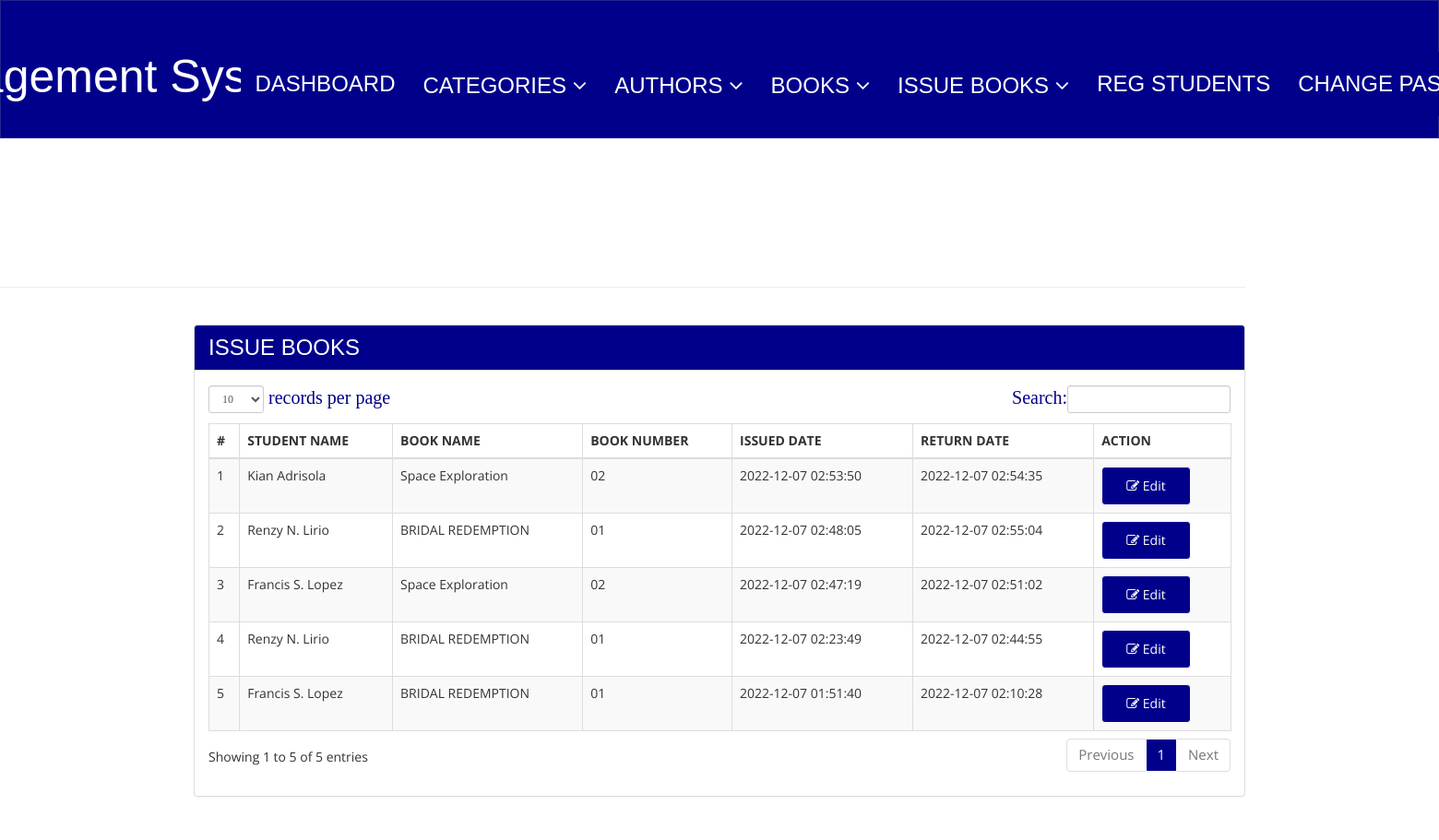
Screenshot of /admin/manage-issued-books.php (signed in) with the database file from the repository.
### tables this page shows
CREATE TABLE `tblissuedbookdetails` (
  `id` int(11) NOT NULL,
  `BookId` int(11) DEFAULT NULL,
  `StudentID` varchar(150) DEFAULT NULL,
  `IssuesDate` timestamp NULL DEFAULT current_timestamp(),
  `ReturnDate` timestamp NULL DEFAULT NULL ON UPDATE current_timestamp(),
  `RetrunStatus` int(1) DEFAULT NULL,
  `fine` int(11) DEFAULT NULL
);

CREATE TABLE `tblstudents` (
  `id` int(11) NOT NULL,
  `StudentId` varchar(100) DEFAULT NULL,
  `FullName` varchar(120) DEFAULT NULL,
  `EmailId` varchar(120) DEFAULT NULL,
  `MobileNumber` char(11) DEFAULT NULL,
  `Password` varchar(120) DEFAULT NULL,
  `Status` int(1) DEFAULT NULL,
  `RegDate` timestamp NULL DEFAULT current_timestamp(),
  `UpdationDate` timestamp NULL DEFAULT NULL ON UPDATE current_timestamp()
);

CREATE TABLE `tblbooks` (
  `id` int(11) NOT NULL,
  `BookName` varchar(255) DEFAULT NULL,
  `CatId` int(11) DEFAULT NULL,
  `AuthorId` int(11) DEFAULT NULL,
  `ISBNNumber` varchar(25) DEFAULT NULL,
  `BookPrice` decimal(10,2) DEFAULT NULL,
  `bookImage` varchar(250) NOT NULL,
  `isIssued` int(1) DEFAULT NULL,
  `RegDate` timestamp NULL DEFAULT current_timestamp(),
  `UpdationDate` timestamp NULL DEFAULT NULL ON UPDATE current_timestamp()
);

### admin/manage-issued-books.php (the view, shortened to what this page needs)
<?php
include('includes/config.php');
if(strlen($_SESSION['alogin'])==0)
    {
header('location:index.php');
}
else{
    ?>
<!DOCTYPE html>
<html xmlns="http://www.w3.org/1999/xhtml">
<head>
    <link href="assets/css/bootstrap.css" rel="stylesheet" />
    <link href="assets/css/font-awesome.css" rel="stylesheet" />
    <link href="assets/js/dataTables/dataTables.bootstrap.css" rel="stylesheet" />
    <link href="assets/css/style.css" rel="stylesheet" />
</head>
<body>
<?php include('includes/header.php');?>
    <div class="content-wrapper">
         <div class="container">
        <div class="row pad-botm">
            <div class="col-md-12">
                <h4 class="header-line">MANAGE BOOKS ISSUED</h4>
    </div>
     <div class="row">
</div>
        </div>
            <div class="row">
                <div class="col-md-12">
                    <div class="panel panel-default">
                        <div class="panel-heading">
                          ISSUE BOOKS
                        </div>
                        <div class="panel-body">
                            <div class="table-responsive">
                                <table class="table table-striped table-bordered table-hover" id="dataTables-example">
                                    <thead>
                                        <tr>
                                            <th>#</th>
                                            <th>STUDENT NAME</th>
                                            <th>BOOK NAME</th>
                                            <th>BOOK NUMBER</th>
                                            <th>ISSUED DATE</th>
                                            <th>RETURN DATE</th>
                                            <th>ACTION</th>
                                        </tr>
                                    </thead>
                                    <tbody>
<?php $sql = "SELECT tblstudents.FullName,tblbooks.BookName,tblbooks.ISBNNumber,tblissuedbookdetails.IssuesDate,tblissuedbookdetails.ReturnDate,tblissuedbookdetails.id as rid from  tblissuedbookdetails join tblstudents on tblstudents.StudentId=tblissuedbookdetails.StudentId join tblbooks on tblbooks.id=tblissuedbookdetails.BookId order by tblissuedbookdetails.id desc";
$query = $dbh -> prepare($sql);
$query->execute();
$results=$query->fetchAll(PDO::FETCH_OBJ);
$cnt=1;
if($query->rowCount() > 0)
{
foreach($results as $result)
{               ?>
                                        <tr class="odd gradeX">
                                            <td class="center"><?php echo htmlentities($cnt);?></td>
                                            <td class="center"><?php echo htmlentities($result->FullName);?></td>
                                            <td class="center"><?php echo htmlentities($result->BookName);?></td>
                                            <td class="center"><?php echo htmlentities($result->ISBNNumber);?></td>
                                            <td class="center"><?php echo htmlentities($result->IssuesDate);?></td>
                                            <td class="center"><?php if($result->ReturnDate=="")
                                            {
                                                echo htmlentities("Not Return Yet");
                                            } else {
                                            echo htmlentities($result->ReturnDate);
}
                                            ?></td>
                                            <td class="center">
                                            <a href="update-issue-bookdeails.php?rid=<?php echo htmlentities($result->rid);?>"><button class="btn btn-primary"><i class="fa fa-edit "></i> Edit</button>
                                            </td>
                                        </tr>
 <?php $cnt=$cnt+1;}} ?>
                                    </tbody>
                                </table>
                            </div>
                        </div>
                    </div>
                </div>
            </div>
    </div>
    </div>
</body>
</html>
<?php } ?>

### admin/assets/css/style.css (style rules this page uses)
.content-wrapper { margin-top: 40px; min-height:800px; padding-bottom:90px; }
.header-line { font-weight:900; padding-bottom:25px; border-bottom:1px solid #eeeeee; text-transform:uppercase; }
.pad-botm { padding-bottom:30px; }

### rows the page displays
tblissuedbookdetails: tblstudents.FullName "Kian Adrisola", BookId.BookName "Space Exploration", BookId.ISBNNumber "02", IssuesDate "2022-12-07 02:53:50", ReturnDate "2022-12-07 02:54:35"
tblissuedbookdetails: tblstudents.FullName "Renzy N. Lirio", BookId.BookName "BRIDAL REDEMPTION", BookId.ISBNNumber "01", IssuesDate "2022-12-07 02:48:05", ReturnDate "2022-12-07 02:55:04"
tblissuedbookdetails: tblstudents.FullName "Francis S. Lopez", BookId.BookName "Space Exploration", BookId.ISBNNumber "02", IssuesDate "2022-12-07 02:47:19", ReturnDate "2022-12-07 02:51:02"
tblissuedbookdetails: tblstudents.FullName "Renzy N. Lirio", BookId.BookName "BRIDAL REDEMPTION", BookId.ISBNNumber "01", IssuesDate "2022-12-07 02:23:49", ReturnDate "2022-12-07 02:44:55"
tblissuedbookdetails: tblstudents.FullName "Francis S. Lopez", BookId.BookName "BRIDAL REDEMPTION", BookId.ISBNNumber "01", IssuesDate "2022-12-07 01:51:40", ReturnDate "2022-12-07 02:10:28"
